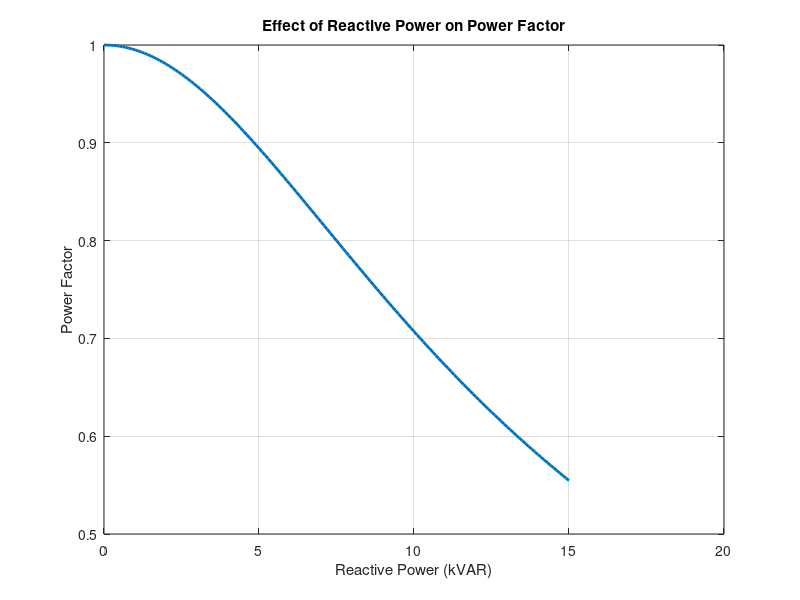

Recreate this plot in MATLAB.
clc;
clear;
close all;

% Given Real Power (kW)
P = 10;  

% Reactive Power range (kVAR)
Q = 0:0.1:15;  

% Apparent Power calculation
S = sqrt(P^2 + Q.^2);

% Power Factor calculation
PF = P ./ S;

% Plotting
figure;
plot(Q, PF, 'LineWidth', 2);
grid on;
xlabel('Reactive Power (kVAR)');
ylabel('Power Factor');
title('Effect of Reactive Power on Power Factor');
